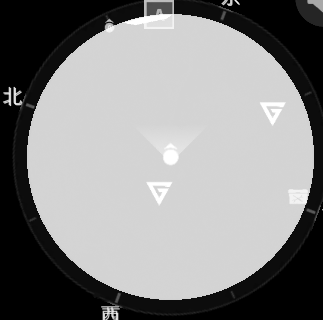
#> input picture pic/cropped_images_dfm/1_alpha_128_53.png, 323 x 320 px; its folder holds only this picture in this run
$ python plot_alpha_hist.py
#> lines starting #> are read from the running program, lines starting #| are printed output that depends on the picture
#!/usr/bin/env python3
"""
UI Alpha 分布直方图统计

用法:
    python3 plot_alpha_hist.py                          # 默认统计 1_alpha_128_53, 1_alpha_1839_724
    python3 plot_alpha_hist.py 2_alpha_874_160 4_alpha_1531_166  # 统计指定文件(不带扩展名)

输出:
    statistics/<name>_alpha_hist.png
"""

import sys
import os
import numpy as np
from PIL import Image
import matplotlib
matplotlib.use('Agg')
import matplotlib.pyplot as plt

# ---- 配置 ----
SCRIPT_DIR = os.path.dirname(os.path.abspath(__file__))
STATS_DIR = os.path.join(SCRIPT_DIR, "statistics")
os.makedirs(STATS_DIR, exist_ok=True)

PAPER_WHITE_NIT = 350.0
DEFAULT_UIS = ["1_alpha_128_53", "1_alpha_1839_724"]


def load_alpha(path):
    """加载 alpha PNG, 返回 (width, height, alpha_array[float 0-1])"""
    img = Image.open(path)
    if img.mode != 'L':
        img = img.convert('L')
    arr = np.array(img, dtype=np.float32) / 255.0
    return img.size[0], img.size[1], arr


def plot_alpha_hist(name, alpha):
    """绘制 alpha 直方图并保存"""
    flat = alpha.flatten()
    nonzero = flat[flat > 0]

    fig, axes = plt.subplots(1, 2, figsize=(14, 5))

    # 左图: 全范围 [0, 1], 50 bins
    ax = axes[0]
    ax.hist(flat, bins=50, range=(0, 1), color='steelblue', edgecolor='black', linewidth=0.3)
    ax.set_xlabel('Alpha')
    ax.set_ylabel('Pixel Count')
    ax.set_title(f'{name} — Alpha Distribution (all pixels)')
    ax.axvline(0.5, color='red', linestyle='--', linewidth=1, label='fg/bg threshold (0.5)')
    ax.legend()

    # 右图: 分前景(>0.5) / 背景(0,0.5] / 透明(=0)
    ax = axes[1]
    bins_fg = np.linspace(0.5, 1.0, 30)
    bins_bg = np.linspace(0.001, 0.5, 30)
    ax.hist(nonzero[nonzero > 0.5], bins=bins_fg, color='orange', alpha=0.7, label=f'Foreground (>0.5): {np.sum(nonzero > 0.5)} px')
    ax.hist(nonzero[(nonzero > 0) & (nonzero <= 0.5)], bins=bins_bg, color='skyblue', alpha=0.7, label=f'Background (0,0.5]: {np.sum((nonzero > 0) & (nonzero <= 0.5))} px')
    ax.set_xlabel('Alpha')
    ax.set_ylabel('Pixel Count')
    ax.set_title(f'{name} — Foreground vs Background')
    ax.legend()

    # 统计信息
    total = flat.size
    zero_pct = np.sum(flat == 0) / total * 100
    fg_pct = np.sum(flat > 0.5) / total * 100
    bg_pct = np.sum((flat > 0) & (flat <= 0.5)) / total * 100
    fig.suptitle(
        f'{name}  |  {alpha.shape[1]}x{alpha.shape[0]}  |  '
        f'Transparent: {zero_pct:.1f}%  FG: {fg_pct:.1f}%  BG: {bg_pct:.1f}%  |  '
        f'PaperWhite={PAPER_WHITE_NIT:.0f}nit',
        fontsize=10
    )

    plt.tight_layout()
    out = os.path.join(STATS_DIR, f'{name}_alpha_hist.png')
    plt.savefig(out, dpi=150)
    plt.close()
    print(f'  Saved: {out}')


def main():
    uis = sys.argv[1:] if len(sys.argv) > 1 else DEFAULT_UIS
    print(f'Alpha histogram for: {uis}')
    for name in uis:
        path = os.path.join(SCRIPT_DIR, f'{name}.png')
        if not os.path.exists(path):
            print(f'  [SKIP] Not found: {path}')
            continue
        w, h, alpha = load_alpha(path)
#> in load_alpha, img is the input picture: PIL image 323x320 L; min 0, max 255, mean 136
#> w = 323; h = 320
        print(f'  {name}: {w}x{h}')
#|   1_alpha_128_53: 323x320
        plot_alpha_hist(name, alpha)
#> in plot_alpha_hist, `zero_pct = np.sum(flat == 0) / total * 100`: zero_pct = 22.37
#> in plot_alpha_hist, `fg_pct = np.sum(flat > 0.5) / total * 100`: fg_pct = 62.95
#> in plot_alpha_hist, `bg_pct = np.sum((flat > 0) & (flat <= 0.5)) / total * 100`: bg_pct = 14.68
#> in plot_alpha_hist, `plt.savefig(out, dpi=150)`:
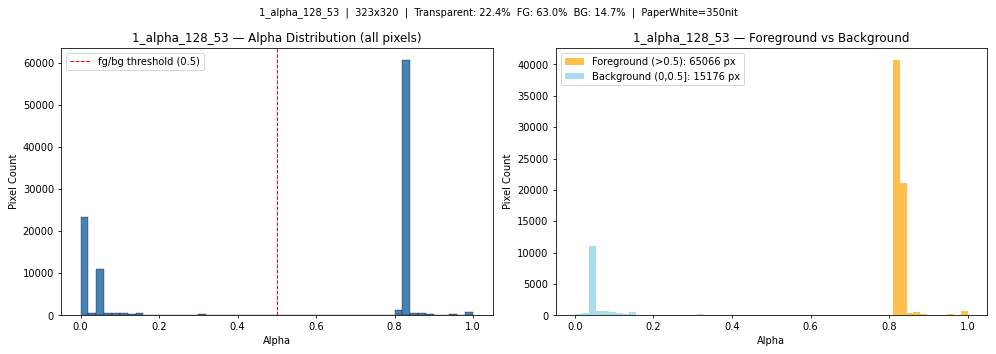
#> figure drawn by matplotlib, 2 panels; panel 1: tallest bar 60597 high, from x = 0.82 to 0.84; panel 2: tallest bar 40658 high, from x = 0.81 to 0.828; panel 2: tallest bar 10986 high, from x = 0.0354 to 0.0526
    print('Done.')


if __name__ == '__main__':
    main()
